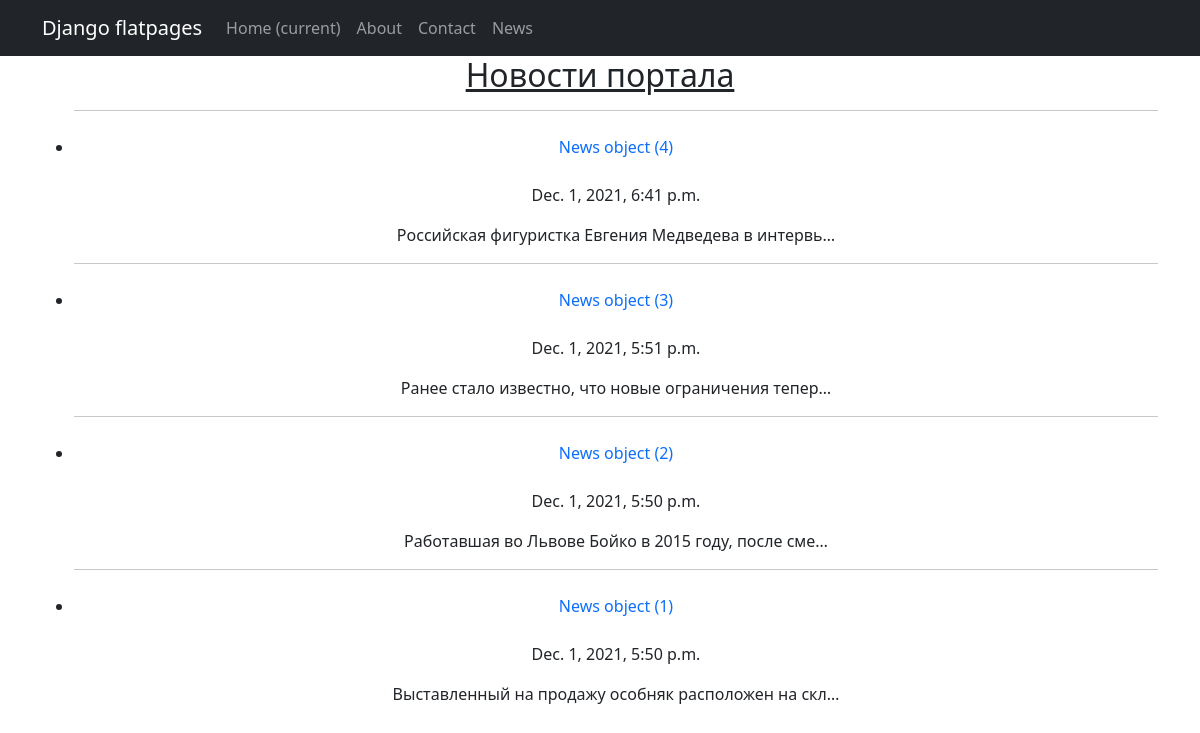
Page /news/ on the committed database.
### news/models.py (models this page shows)
class News(models.Model):
    title = models.CharField(max_length=128, unique=True)
    created = models.DateTimeField(auto_now_add=True)
    text = models.TextField()

### news/views.py (the view)
# urls.py: path('', NewsList.as_view()),
class NewsList(ListView):
    model = News
    template_name = 'news.html'
    context_object_name = 'news'
    queryset = News.objects.order_by('-created')

### templates/news.html (shortened to what this page needs)
{% extends 'flatpages/default.html' %}
{% block content %}
    <h2><u>Новости портала</u></h2>
    {% if news %}
        <ul>
        {% for record in news %}
            <hr>
            <li>
                <p>
                    <a class="nav-link" href="/news/{{ record.pk }}">{{ record }}</a>
                </p>
                <p>
                    {{ record.created }}
                </p>
                <p>
                    {{ record.text|truncatechars:50 }}
                </p>
            </li>
        {% endfor %}
        </ul>
    {% else %}
        <h3>Новостей нет =(</h3>
    {% endif %}
{% endblock content %}

### templates/flatpages/default.html (shortened to what this page needs)
{% load static %}
<!DOCTYPE html>
<html lang="en">
    <head>
        <link href="{% static 'css/styles.css' %}" rel="stylesheet" />
    </head>
    <body>
<nav class="navbar navbar-expand-lg navbar-dark bg-dark static-top">
   <div class="container">
       <a class="navbar-brand" href="#">Django flatpages</a>
       <div class="collapse navbar-collapse" id="navbarResponsive">
           <ul class="navbar-nav ml-auto">
               <li class="nav-item active">
                   <a class="nav-link" href="#">Home
                       <span class="sr-only">(current)</span>
                   </a>
               </li>
               <li class="nav-item">
                   <a class="nav-link" href="/about/">About</a>
               </li>
               <li class="nav-item">
                   <a class="nav-link" href="/contacts/">Contact</a>
               </li>
               <li class="nav-item">
                   <a class="nav-link" href="/news/">News</a>
               </li>
           </ul>
       </div>
   </div>
</nav>
        <div class="container">
   <div class="row">
       <div class="col-lg-12 text-center">
           {% block content %}{% endblock content %}
       </div>
   </div>
</div>
    </body>
</html>

### rows in the picture
News: id "News object (4)", created "Dec. 1, 2021, 6:41 p.m.", text "Российская фигуристка Евгения Медведева в интервь…"
News: id "News object (3)", created "Dec. 1, 2021, 5:51 p.m.", text "Ранее стало известно, что новые ограничения тепер…"
News: id "News object (2)", created "Dec. 1, 2021, 5:50 p.m.", text "Работавшая во Львове Бойко в 2015 году, после сме…"
News: id "News object (1)", created "Dec. 1, 2021, 5:50 p.m.", text "Выставленный на продажу особняк расположен на скл…"
